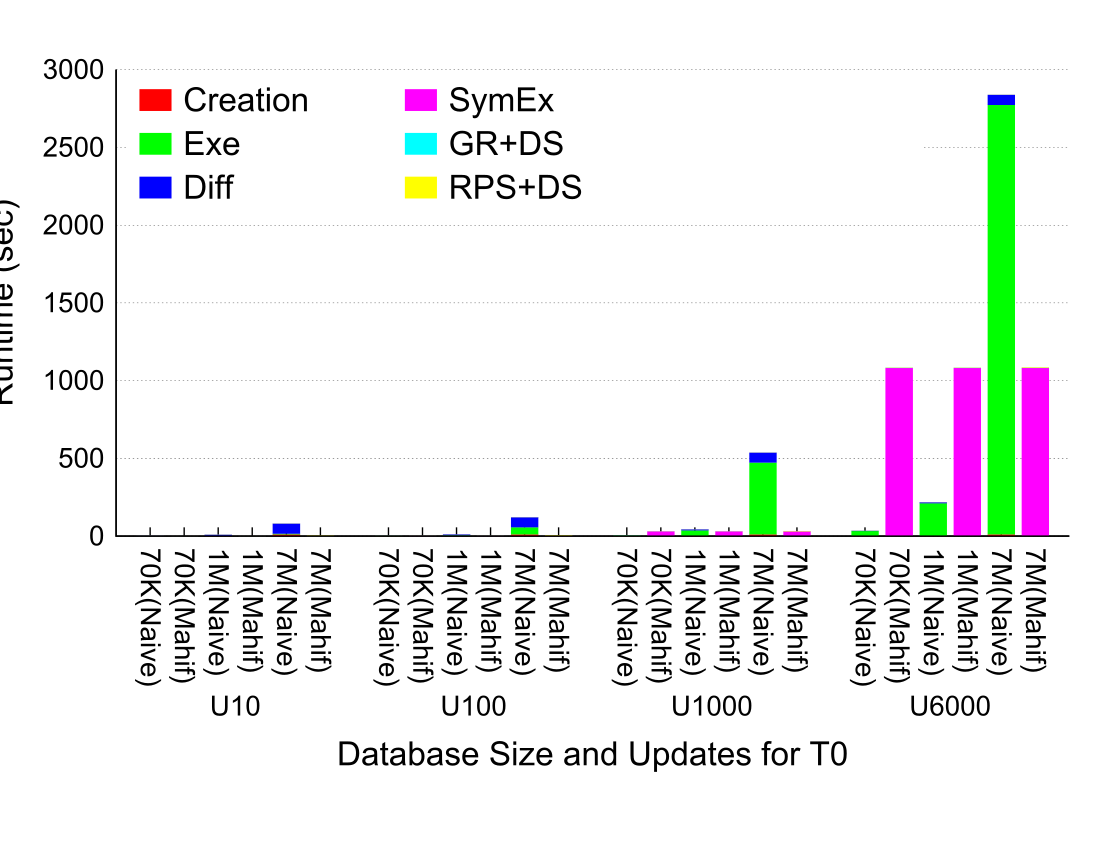

This chart was generated by the following gnuplot code:
set terminal postscript color enhanced
set output 'completion2.ps'
unset title

set tmargin 0
set bmargin 12
set rmargin 0
set lmargin 4

set border 3 front linetype -1 linewidth 1.000
set boxwidth 0.8 absolute
set style fill   solid 1.00 noborder

set grid nopolar
set grid noxtics nomxtics ytics nomytics noztics nomztics \
 nox2tics nomx2tics noy2tics nomy2tics nocbtics nomcbtics
set grid layerdefault   linetype 0 linewidth 1.000,  linetype 0 linewidth 1.000

set key nobox autotitles columnhead Left reverse left
set key font "Arial,24"
set key width 10
set key samplen 2
set key spacing 4
set key maxrows 3

set style histogram rowstacked #title  offset character 2, 0.25, 0
set datafile missing '-'
set style data histograms
set datafile separator ";"

set xtics border in scale 1,0.5 nomirror rotate by -90  offset character 0, 0, 0 
set xtics font "Arial,20"
set ytics border in scale 0,0 mirror norotate  offset character 0, 0, 0 autofreq 
set ytics font "Arial,20"
set xlabel "\nDatabase Size and Updates for T0" font "Arial,24" offset 0,-2
set ylabel "Runtime (sec)" font "Arial,24" offset -2,0
set yrange [0.01: 3000.] noreverse nowriteback


plot newhistogram "{/Arial=20 U10}" lt 1, 'completion2.csv' using 2:xtic(1) , '' u 3 , '' u 4 , '' u 5 , '' u 6 , '' u 7, \
newhistogram "{/Arial=20 U100}" lt 1, '' u 8:xtic(1) notitle, '' u 9 notitle, '' u 10 notitle, '' u 11 notitle, '' u 12 notitle, '' u 13 notitle, \
newhistogram "{/Arial=20 U1000}" lt 1, '' u 14:xtic(1) notitle, '' u 15 notitle, '' u 16 notitle, '' u 17 notitle, '' u 18 notitle, '' u 19 notitle, \
newhistogram "{/Arial=20 U6000}" lt 1, '' u 20:xtic(1) notitle, '' u 21 notitle, '' u 22 notitle, '' u 23 notitle, '' u 24 notitle, '' u 25 notitle
